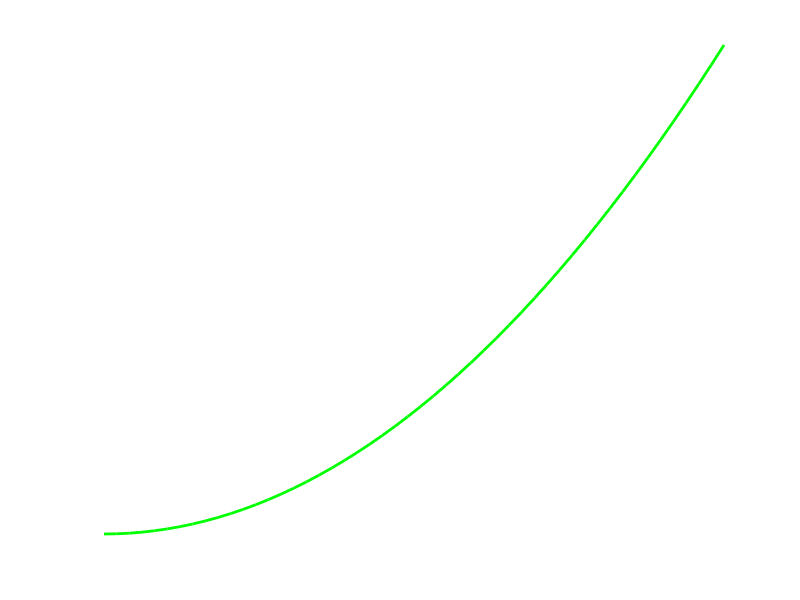

MATLAB code to generate this figure: (Note: this script raises an error after producing the figure.)
function test_saveFigure()
%% Purpose:
%
%  Verify coorbital.viz.saveFigure: that it writes a real image and not an
%  empty stub, that the RESOLUTION it claims is the resolution the file has,
%  that the BACKGROUND is the figure's own and not a white card laid behind
%  it, that a missing directory is created, that a re-run overwrites rather
%  than accumulates, that the figure it was given survives untouched, and that
%  every refusal path raises with its own identifier.
%
%  THE RESOLUTION IS MEASURED, NOT TRUSTED. exportgraphics crops a figure to
%  its content, so the pixel count is not the figure's nominal size times the
%  dots per inch and cannot be predicted from the figure alone. What is fixed
%  is the CONTENT SIZE IN INCHES, which does not depend on the resolution, so
%  the same figure is exported twice -- once at an explicit 100 dpi, which
%  measures the content, and once at the default -- and the default must come
%  out at twice the pixels each way. A default changed from 200, or a
%  Resolution never forwarded and left at the exportgraphics default of 150,
%  both miss that by ten times the crop rounding.
%
%  THE BACKGROUND IS MEASURED THE SAME WAY, by reading the corner pixel of a
%  BLACK figure back off the disk. That is the check that bites the mistake
%  worth guarding against: exportgraphics will happily white-card a dark
%  figure, and the resulting picture is a white rectangle with invisible white
%  text on it. Existence and file size cannot see that; a pixel can.
%
%  THE WRITE IS PROVEN BY CONTENT, not by dir(). A function that returned a
%  plausible path and wrote nothing would satisfy every existence check ever
%  written; imread of a file that is not there, or is empty, throws, and the
%  image dimensions asserted afterwards are the evidence that the export ran.
%
%% Inputs:
%
%  none
%
%% Outputs:
%
%  none                                         Throws on any failed assertion
%
%% Revision History:
%  Michael Casey                                                08/09/2026
%  Copyright 2026 Coorbital, Inc.
%% ------------------------ Begin Code Sequence ---------------------------

             nFig0 = numel(findall(groot,'Type','figure'));

%% A scratch directory of this run's own, removed at the end, so the test
%% neither reads a file an earlier run left nor leaves one for the next:
            outDir = [tempname '_saveFigure'];
    assert(~isfolder(outDir),'scratch directory %s already exists.',outDir);
            mkdir(outDir);
             clean = onCleanup(@() rmdir(outDir,'s'));

%% The subject. Sized in INCHES and coloured BLACK on purpose: the size makes
%% the resolution check an exact one and the colour makes the background check
%% a real one:
            wInch  = 4;
            hInch  = 3;
             hFig  = figure('Visible','off','Color',[0 0 0], ...
                            'Units','inches','Position',[1 1 wInch hInch]);
              hAx  = axes('Parent',hFig,'Color',[0 0 0], ...
                          'XColor',[1 1 1],'YColor',[1 1 1]);
            line(hAx,linspace(0,1,50),linspace(0,1,50).^2, ...
                 'Color',[0 1 0],'LineWidth',2);

%% 1. A plain save. The extension is not given, so .png must be appended, and
%% the returned path must be absolute -- a caller prints it and a reader has
%% to be able to find the file from it:
              stem = fullfile(outDir,'plain');
           outPlan = coorbital.viz.saveFigure(hFig,stem);
    assert(strcmp(outPlan,[stem '.png']), ...
        'expected "%s.png" back, got "%s".',stem,outPlan);
    assert(isfile(outPlan),'saveFigure returned "%s" but wrote no file.',outPlan);
              dPln = dir(outPlan);
    assert(dPln.bytes > 0,'saveFigure left a zero-byte file at %s.',outPlan);

%% 2. The image is a real RGB picture and not a stub. imread throws on an
%% absent or empty file, so reaching the next line is already evidence:
           imgPlan = imread(outPlan);
           [nRow,nCol,nChn] = size(imgPlan);
    assert(nChn == 3,'expected an RGB PNG, got %d channel(s).',nChn);
    assert(nRow > 100 && nCol > 100, ...
        'the export is %d x %d pixels, which is not a rendered figure.',nCol,nRow);

%% 3. The background, read off the corner pixel. The figure is black, so an
%% export that kept the figure's own colour has a black corner and one that
%% laid a white card behind it has a white one. Nothing else in this test can
%% tell those two files apart:
            corner = double(squeeze(imgPlan(1,1,:)))';
    assert(all(corner <= 12), ...
        ['background not preserved: the corner of a BLACK figure came back ' ...
         'as RGB [%g %g %g]. exportgraphics must be given ' ...
         '''BackgroundColor'',''current''.'],corner(1),corner(2),corner(3));

%% 4. THE RESOLUTION, measured against a second export of the SAME figure at a
%% KNOWN 100 dpi. exportgraphics crops a figure to its content, so the written
%% pixel count is not the figure's nominal 4 x 3 inches times the resolution;
%% what IS exact is that the CONTENT has one size in inches whatever the dots
%% per inch, so the 100 dpi image measures it and the shipped default must
%% then come out at 200/100 times as many pixels each way. A default silently
%% changed, or a Resolution never forwarded and left at the exportgraphics
%% default of 150 dpi, both miss this by far more than the crop rounding:
           outHalf = coorbital.viz.saveFigure(hFig,fullfile(outDir,'half.png'), ...
                                              struct('Resolution',100));
           imgHalf = imread(outHalf);
            resDef = 200;
            wCntIn = size(imgHalf,2)./100;
            hCntIn = size(imgHalf,1)./100;
    assert(abs(wCntIn - wInch) < 1 && abs(hCntIn - hInch) < 1, ...
        ['the 100 dpi export measures the content at %.3f x %.3f inches ' ...
         'against a %g x %g inch figure; the crop is not what this test ' ...
         'assumes.'],wCntIn,hCntIn,wInch,hInch);
            wWantP = wCntIn.*resDef;
            hWantP = hCntIn.*resDef;
    assert(abs(nCol - wWantP) <= 0.02.*wWantP && ...
           abs(nRow - hWantP) <= 0.02.*hWantP, ...
        ['default resolution wrong: the default export is %d x %d pixels of ' ...
         'content that the 100 dpi export measures at %.3f x %.3f inches, ' ...
         'which is %.1f dpi across and %.1f down, not %g.'], ...
        nCol,nRow,wCntIn,hCntIn,nCol./wCntIn,nRow./hCntIn,resDef);

%% 5. The background is an option too. Asking for white on the same black
%% figure must actually produce white, which proves the option is forwarded
%% rather than that 'current' happens to be exportgraphics' own default:
           outWhit = coorbital.viz.saveFigure(hFig,fullfile(outDir,'white.png'), ...
                                              struct('BackgroundColor','white'));
           imgWhit = imread(outWhit);
            cornWh = double(squeeze(imgWhit(1,1,:)))';
    assert(all(cornWh >= 243), ...
        ['BackgroundColor is not forwarded: asking for white gave a corner of ' ...
         'RGB [%g %g %g].'],cornWh(1),cornWh(2),cornWh(3));

%% 6. A missing directory is CREATED, two levels deep, because a user who
%% points the stem at a folder of their own should not have to make it first:
            deepDr = fullfile(outDir,'made','up');
    assert(~isfolder(deepDr),'the deep directory exists before the call.');
           outDeep = coorbital.viz.saveFigure(hFig,fullfile(deepDr,'deep'));
    assert(isfolder(deepDr),'saveFigure did not create the missing directory.');
    assert(isfile(outDeep),'nothing written into the created directory.');

%% 7. A re-run OVERWRITES. Same path in, same path out, one file on disk --
%% the property that lets an entry script be run twice without piling up a
%% numbered heap of pictures:
           outAgan = coorbital.viz.saveFigure(hFig,stem);
    assert(strcmp(outAgan,outPlan), ...
        'the second save went to "%s", not back to "%s".',outAgan,outPlan);
              nPng = numel(dir(fullfile(outDir,'plain*.png')));
    assert(nPng == 1,'re-running left %d files matching plain*.png.',nPng);

%% 8. A relative path is made absolute against the current directory. Checked
%% by going there, saving with a bare name, and requiring the answer to name
%% the file that appeared:
              cwd0 = pwd;
           backCwd = onCleanup(@() cd(cwd0));
            cd(outDir);
            outRel = coorbital.viz.saveFigure(hFig,'relative');
            clear backCwd;
    assert(~isempty(regexp(outRel,'^([/\\]|[A-Za-z]:)','once')), ...
        'a relative name gave a relative answer: "%s".',outRel);
    assert(isfile(fullfile(outDir,'relative.png')), ...
        'the relative save did not land in the working directory.');

%% 9. THE FIGURE IS NOT TOUCHED. Ownership belongs to the caller, and an
%% export that closed or recoloured its subject would make saving a figure and
%% then looking at it mutually exclusive:
    assert(isgraphics(hFig,'figure'),'saveFigure closed the figure it was given.');
    assert(isequal(get(hFig,'Color'),[0 0 0]), ...
        'saveFigure left the figure Color at %s.',mat2str(get(hFig,'Color')));
    assert(strcmp(get(hFig,'Visible'),'off'), ...
        'saveFigure made an invisible figure visible.');

%% 10. The refusals, each by its own identifier so a test cannot be satisfied
%% by the wrong error. An axes is not a figure; a deleted handle is not a
%% figure; [] is not a figure:
    assert(strcmp(idOf(@() coorbital.viz.saveFigure(hAx,fullfile(outDir,'ax'))), ...
                  'coorbital:saveFigure:badFigure'), ...
        'an axes handle was accepted as a figure.');
    assert(strcmp(idOf(@() coorbital.viz.saveFigure([],fullfile(outDir,'nul'))), ...
                  'coorbital:saveFigure:badFigure'), ...
        '[] was accepted as a figure.');
            hDead  = figure('Visible','off');
            close(hDead);
    assert(strcmp(idOf(@() coorbital.viz.saveFigure(hDead,fullfile(outDir,'dead'))), ...
                  'coorbital:saveFigure:badFigure'), ...
        'a deleted figure handle was accepted.');

%% 11. Bad names and bad options:
    assert(strcmp(idOf(@() coorbital.viz.saveFigure(hFig,'')), ...
                  'coorbital:saveFigure:badFileName'), ...
        'an empty file name was accepted.');
    assert(strcmp(idOf(@() coorbital.viz.saveFigure(hFig,42)), ...
                  'coorbital:saveFigure:badFileName'), ...
        'a numeric file name was accepted.');
    assert(strcmp(idOf(@() coorbital.viz.saveFigure(hFig,[outDir filesep])), ...
                  'coorbital:saveFigure:badFileName'), ...
        'a directory with no file name was accepted.');
    assert(strcmp(idOf(@() coorbital.viz.saveFigure(hFig,fullfile(outDir,'r'), ...
                                                    struct('Resolution',-5))), ...
                  'coorbital:saveFigure:badResolution'), ...
        'a negative resolution was accepted.');

%% 12. A directory that CANNOT be created. A regular file is put where the
%% directory component would have to go, so mkdir has no way to succeed:
            blockF = fullfile(outDir,'blocker');
             fidBk = fopen(blockF,'w');
    assert(fidBk > 0,'could not create the blocking file.');
            fclose(fidBk);
    assert(strcmp(idOf(@() coorbital.viz.saveFigure(hFig, ...
                          fullfile(blockF,'sub','x.png'))), ...
                  'coorbital:saveFigure:dirFailed'), ...
        'a directory under a regular file was not refused.');

%% 13. A path that cannot be WRITTEN, the directory being fine. An existing
%% DIRECTORY is put at the exact output path, which exportgraphics cannot
%% open, and the failure must be reported as a write failure naming the file:
            dirAsF = fullfile(outDir,'occupied.png');
            mkdir(dirAsF);
    assert(strcmp(idOf(@() coorbital.viz.saveFigure(hFig,dirAsF)), ...
                  'coorbital:saveFigure:writeFailed'), ...
        'writing over an existing directory was not refused.');

%% 14. The self-demo runs, writes, and leaves no figure behind. A header claim
%% that "nargin == 0 demonstrates it" is worth exactly as much as a test that
%% calls it:
            nFigDm = numel(findall(groot,'Type','figure'));
           demFile = '';
            outDem = evalc('demFile = coorbital.viz.saveFigure();');
    assert(ischar(demFile) && isfile(demFile), ...
        'the self-demo returned "%s", which is not a file.',demFile);
    assert(contains(outDem,demFile), ...
        'the self-demo did not print the path it wrote.');
    assert(numel(findall(groot,'Type','figure')) == nFigDm, ...
        'the self-demo left %d figure(s) open.', ...
        numel(findall(groot,'Type','figure')) - nFigDm);
            delete(demFile);

%% Leave the figure count as it was found:
            close(hFig);
    assert(numel(findall(groot,'Type','figure')) == nFig0, ...
        'test_saveFigure leaked %d figure(s).', ...
        numel(findall(groot,'Type','figure')) - nFig0);
            clear clean;
end

function idStr = idOf(fcn)
%% Purpose:
%
%  Run a function handle that is expected to raise and return the identifier
%  of the error it raised, or '' when it did not raise at all. Factored out
%  because every refusal check above is the same four lines otherwise.
%
%% Inputs:
%
%  fcn              Function handle             Call expected to raise
%
%% Outputs:
%
%  idStr            Char [1 x n]                Error identifier, or '' if the
%                                               call returned normally
%
%% Revision History:
%  Michael Casey                                                08/09/2026
%  Copyright 2026 Coorbital, Inc.
%% ------------------------ Begin Code Sequence ---------------------------

             idStr = '';
    try
        fcn();
    catch err
             idStr = err.identifier;
    end
end
